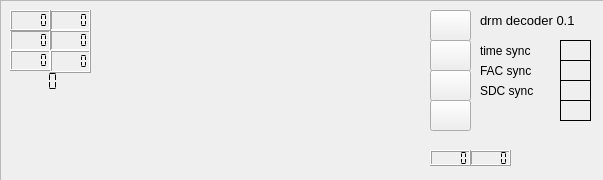
<?xml version="1.0" encoding="UTF-8"?>
<ui version="4.0">
 <class>Form</class>
 <widget class="QWidget" name="Form">
  <property name="geometry">
   <rect>
    <x>0</x>
    <y>0</y>
    <width>603</width>
    <height>180</height>
   </rect>
  </property>
  <property name="windowTitle">
   <string>Form</string>
  </property>
  <widget class="QFrame" name="frame">
   <property name="geometry">
    <rect>
     <x>0</x>
     <y>0</y>
     <width>661</width>
     <height>181</height>
    </rect>
   </property>
   <property name="frameShape">
    <enum>QFrame::StyledPanel</enum>
   </property>
   <property name="frameShadow">
    <enum>QFrame::Raised</enum>
   </property>
   <widget class="QLabel" name="label">
    <property name="geometry">
     <rect>
      <x>480</x>
      <y>10</y>
      <width>101</width>
      <height>21</height>
     </rect>
    </property>
    <property name="font">
     <font>
      <pointsize>10</pointsize>
     </font>
    </property>
    <property name="text">
     <string>drm decoder 0.1</string>
    </property>
   </widget>
   <widget class="QLCDNumber" name="show_int_offset">
    <property name="geometry">
     <rect>
      <x>50</x>
      <y>10</y>
      <width>41</width>
      <height>21</height>
     </rect>
    </property>
    <property name="segmentStyle">
     <enum>QLCDNumber::Flat</enum>
    </property>
   </widget>
   <widget class="QwtPlot" name="iqDisplay">
    <property name="geometry">
     <rect>
      <x>100</x>
      <y>10</y>
      <width>331</width>
      <height>131</height>
     </rect>
    </property>
   </widget>
   <widget class="QLCDNumber" name="show_small_offset">
    <property name="geometry">
     <rect>
      <x>50</x>
      <y>30</y>
      <width>41</width>
      <height>21</height>
     </rect>
    </property>
    <property name="segmentStyle">
     <enum>QLCDNumber::Flat</enum>
    </property>
   </widget>
   <widget class="QLabel" name="timeSyncLabel">
    <property name="geometry">
     <rect>
      <x>560</x>
      <y>40</y>
      <width>31</width>
      <height>21</height>
     </rect>
    </property>
    <property name="frameShape">
     <enum>QFrame::Box</enum>
    </property>
    <property name="text">
     <string/>
    </property>
   </widget>
   <widget class="QLabel" name="label_2">
    <property name="geometry">
     <rect>
      <x>480</x>
      <y>40</y>
      <width>66</width>
      <height>21</height>
     </rect>
    </property>
    <property name="text">
     <string>time sync</string>
    </property>
   </widget>
   <widget class="QLabel" name="facSyncLabel">
    <property name="geometry">
     <rect>
      <x>560</x>
      <y>60</y>
      <width>31</width>
      <height>21</height>
     </rect>
    </property>
    <property name="frameShape">
     <enum>QFrame::Box</enum>
    </property>
    <property name="text">
     <string/>
    </property>
   </widget>
   <widget class="QLabel" name="label_3">
    <property name="geometry">
     <rect>
      <x>480</x>
      <y>60</y>
      <width>66</width>
      <height>21</height>
     </rect>
    </property>
    <property name="text">
     <string>FAC sync</string>
    </property>
   </widget>
   <widget class="QLabel" name="modeIndicator">
    <property name="geometry">
     <rect>
      <x>70</x>
      <y>100</y>
      <width>31</width>
      <height>21</height>
     </rect>
    </property>
    <property name="frameShape">
     <enum>QFrame::NoFrame</enum>
    </property>
    <property name="text">
     <string/>
    </property>
   </widget>
   <widget class="QLabel" name="sdcSyncLabel">
    <property name="geometry">
     <rect>
      <x>560</x>
      <y>80</y>
      <width>31</width>
      <height>21</height>
     </rect>
    </property>
    <property name="frameShape">
     <enum>QFrame::Box</enum>
    </property>
    <property name="text">
     <string/>
    </property>
   </widget>
   <widget class="QLabel" name="label_4">
    <property name="geometry">
     <rect>
      <x>480</x>
      <y>80</y>
      <width>64</width>
      <height>21</height>
     </rect>
    </property>
    <property name="text">
     <string>SDC sync</string>
    </property>
   </widget>
   <widget class="QLabel" name="stationLabel">
    <property name="geometry">
     <rect>
      <x>10</x>
      <y>150</y>
      <width>111</width>
      <height>21</height>
     </rect>
    </property>
    <property name="frameShape">
     <enum>QFrame::NoFrame</enum>
    </property>
    <property name="lineWidth">
     <number>0</number>
    </property>
    <property name="text">
     <string/>
    </property>
   </widget>
   <widget class="QLCDNumber" name="goodFrames">
    <property name="geometry">
     <rect>
      <x>470</x>
      <y>150</y>
      <width>41</width>
      <height>16</height>
     </rect>
    </property>
    <property name="segmentStyle">
     <enum>QLCDNumber::Flat</enum>
    </property>
   </widget>
   <widget class="QLCDNumber" name="badFrames">
    <property name="geometry">
     <rect>
      <x>430</x>
      <y>150</y>
      <width>41</width>
      <height>16</height>
     </rect>
    </property>
    <property name="segmentStyle">
     <enum>QLCDNumber::Flat</enum>
    </property>
   </widget>
   <widget class="QLabel" name="audioModelabel">
    <property name="geometry">
     <rect>
      <x>10</x>
      <y>131</y>
      <width>64</width>
      <height>20</height>
     </rect>
    </property>
    <property name="frameShape">
     <enum>QFrame::NoFrame</enum>
    </property>
    <property name="text">
     <string/>
    </property>
   </widget>
   <widget class="QLCDNumber" name="snrDisplay">
    <property name="geometry">
     <rect>
      <x>10</x>
      <y>70</y>
      <width>51</width>
      <height>23</height>
     </rect>
    </property>
    <property name="frameShape">
     <enum>QFrame::NoFrame</enum>
    </property>
    <property name="frameShadow">
     <enum>QFrame::Plain</enum>
    </property>
    <property name="lineWidth">
     <number>0</number>
    </property>
    <property name="segmentStyle">
     <enum>QLCDNumber::Flat</enum>
    </property>
   </widget>
   <widget class="QLabel" name="spectrumIndicator">
    <property name="geometry">
     <rect>
      <x>10</x>
      <y>100</y>
      <width>31</width>
      <height>21</height>
     </rect>
    </property>
    <property name="text">
     <string/>
    </property>
   </widget>
   <widget class="QLabel" name="messageLabel">
    <property name="geometry">
     <rect>
      <x>130</x>
      <y>150</y>
      <width>401</width>
      <height>21</height>
     </rect>
    </property>
    <property name="text">
     <string/>
    </property>
   </widget>
   <widget class="QPushButton" name="channel_1">
    <property name="geometry">
     <rect>
      <x>430</x>
      <y>10</y>
      <width>41</width>
      <height>31</height>
     </rect>
    </property>
    <property name="text">
     <string/>
    </property>
   </widget>
   <widget class="QPushButton" name="channel_2">
    <property name="geometry">
     <rect>
      <x>430</x>
      <y>40</y>
      <width>41</width>
      <height>31</height>
     </rect>
    </property>
    <property name="text">
     <string/>
    </property>
   </widget>
   <widget class="QPushButton" name="channel_3">
    <property name="geometry">
     <rect>
      <x>430</x>
      <y>70</y>
      <width>41</width>
      <height>31</height>
     </rect>
    </property>
    <property name="text">
     <string/>
    </property>
   </widget>
   <widget class="QPushButton" name="channel_4">
    <property name="geometry">
     <rect>
      <x>430</x>
      <y>100</y>
      <width>41</width>
      <height>31</height>
     </rect>
    </property>
    <property name="text">
     <string/>
    </property>
   </widget>
   <widget class="QLCDNumber" name="timeOffsetDisplay">
    <property name="geometry">
     <rect>
      <x>10</x>
      <y>30</y>
      <width>41</width>
      <height>21</height>
     </rect>
    </property>
    <property name="segmentStyle">
     <enum>QLCDNumber::Flat</enum>
    </property>
   </widget>
   <widget class="QLCDNumber" name="clockOffsetDisplay">
    <property name="geometry">
     <rect>
      <x>10</x>
      <y>50</y>
      <width>41</width>
      <height>21</height>
     </rect>
    </property>
    <property name="segmentStyle">
     <enum>QLCDNumber::Flat</enum>
    </property>
   </widget>
   <widget class="QLCDNumber" name="timeDelayDisplay">
    <property name="geometry">
     <rect>
      <x>10</x>
      <y>10</y>
      <width>41</width>
      <height>21</height>
     </rect>
    </property>
    <property name="segmentStyle">
     <enum>QLCDNumber::Flat</enum>
    </property>
   </widget>
   <widget class="QLCDNumber" name="angleDisplay">
    <property name="geometry">
     <rect>
      <x>50</x>
      <y>50</y>
      <width>41</width>
      <height>23</height>
     </rect>
    </property>
    <property name="segmentStyle">
     <enum>QLCDNumber::Flat</enum>
    </property>
   </widget>
   <widget class="QLabel" name="faadSyncLabel">
    <property name="geometry">
     <rect>
      <x>560</x>
      <y>100</y>
      <width>31</width>
      <height>21</height>
     </rect>
    </property>
    <property name="frameShape">
     <enum>QFrame::Box</enum>
    </property>
    <property name="text">
     <string/>
    </property>
   </widget>
  </widget>
 </widget>
 <customwidgets>
  <customwidget>
   <class>QwtPlot</class>
   <extends>QFrame</extends>
   <header>qwt_plot.h</header>
   <container>1</container>
  </customwidget>
 </customwidgets>
 <resources/>
 <connections/>
</ui>
